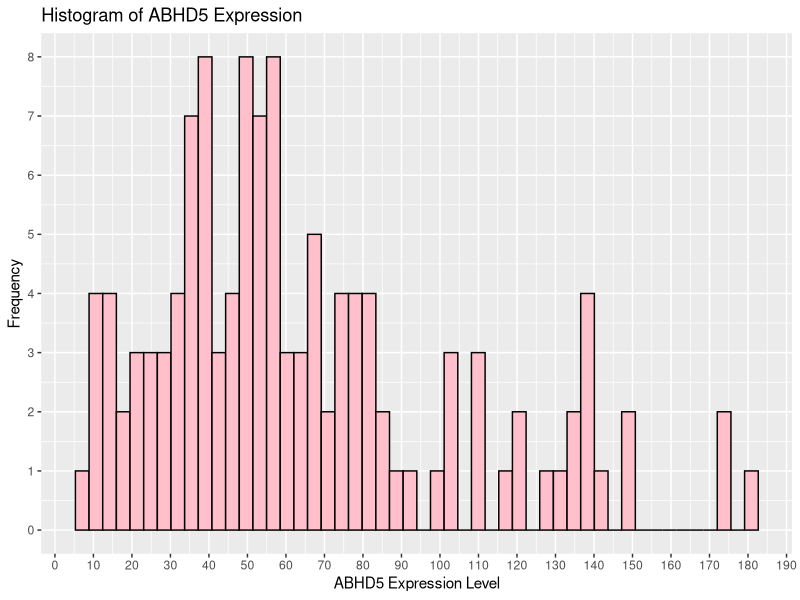
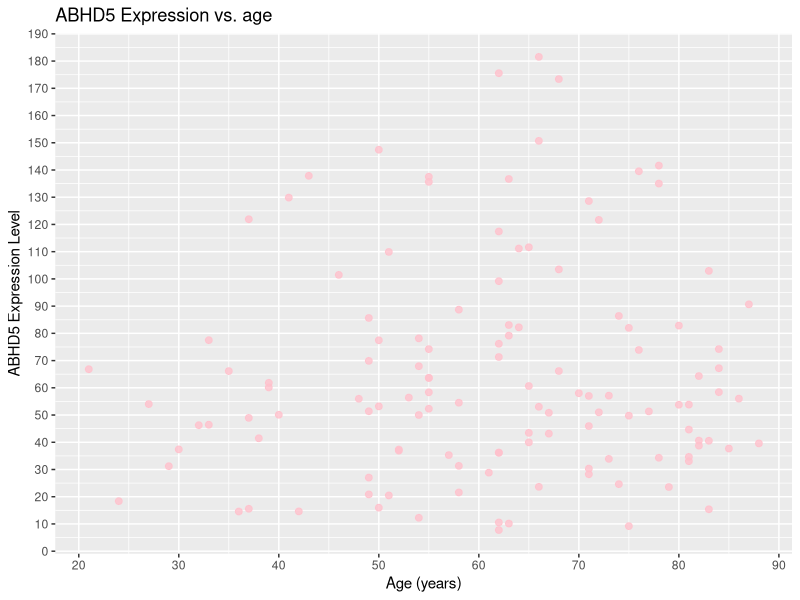
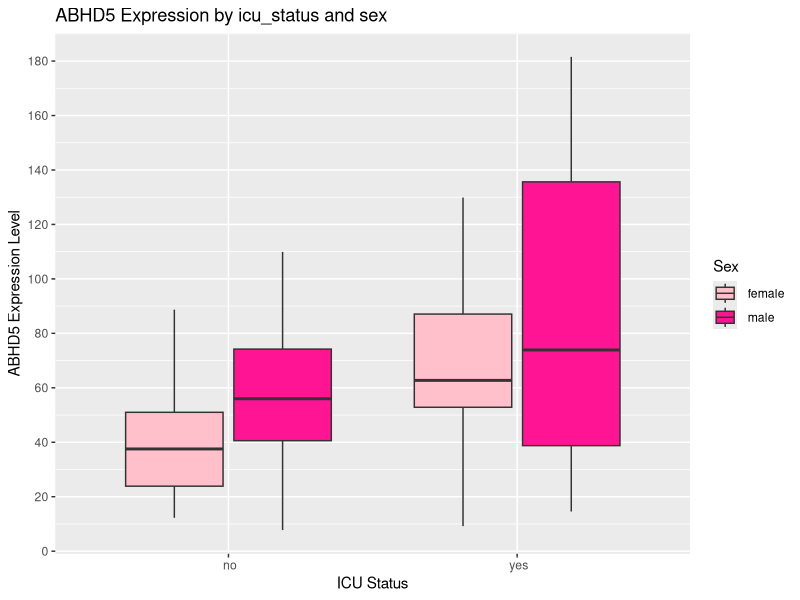

Here is the R script that generated these plots, in order:
## ---- chunk 1
library(ggplot2) #import lib
genes <- read.csv("QBS103_GSE157103_genes.csv", row.names = 1)
metadata <- read.csv("QBS103_GSE157103_series_matrix-1.csv")
## ---- chunk 2
plot_all_figures <- function(metadata, gene_name, cont_var, cat_var1, cat_var2) {
  
  temp <- metadata  # make a copy
  temp[[gene_name]] <- as.numeric(genes[gene_name, ])
  
  # remove row wehre age is : and convert >89 to 90
  #trim whitespace to be able to find : 
  #from  https://www.rdocumentation.org/packages/base/versions/3.6.2/topics/trimws
  metadata <- metadata[trimws(metadata[[cont_var]]) != ":", ]
  temp[[cont_var]][temp[[cont_var]] == ">89"] <- "90"
  
  # convert age to numeric
  temp[[cont_var]] <- as.numeric(temp[[cont_var]])
  
  # filter out rows with missing values
  metadata_clean <- temp[ !(is.na(temp[[cont_var]]) | is.na(temp[[gene_name]])), ]
  metadata_clean <- metadata_clean[metadata_clean[[cat_var1]] != " unknown", ]



  #histogram for gene expression 
  print(
    ggplot(metadata_clean, aes_string(x = gene_name)) +
      geom_histogram(bins = 50, fill = "pink", color = "black") +
      scale_x_continuous(breaks = seq(0, 190, by = 10)) +
      scale_y_continuous(breaks = seq(0, 10, by = 1)) +
      labs(title = paste("Histogram of", gene_name, "Expression"),
           x = paste(gene_name, "Expression Level"),
           y = "Frequency")
  )

  #scatterplot
  print(
    ggplot(metadata_clean, aes_string(x = cont_var, y = gene_name)) +
      scale_x_continuous(breaks = seq(10, 100, by = 10)) +
      scale_y_continuous(breaks = seq(0, 200, by = 10)) +
      geom_point(size = 2, colour = "pink", alpha = 0.8) +
      labs(title = paste(gene_name, "Expression vs.", cont_var),
           x = "Age (years)",
           y = paste(gene_name, "Expression Level"))
  )

  #boxplot
  print(
    ggplot(metadata_clean, aes_string(x = cat_var2, y = gene_name, fill = cat_var1)) +
      geom_boxplot() +
      scale_fill_manual(values = c(" female" = "pink", " male" = "deeppink")) +
      labs(title = paste(gene_name, "Expression by", cat_var2, "and", cat_var1),
           x = "ICU Status",
           y = paste(gene_name, "Expression Level"),
           fill = "Sex") +
      scale_y_continuous(breaks = seq(0, 200, by = 20))
  )
}


## ---- chunk 3
genes_to_plot <- c("ABHD5")

for (gene in genes_to_plot) {
  plot_all_figures(metadata, gene_name = gene, cont_var = "age", cat_var1 = "sex", cat_var2 = "icu_status")
}
